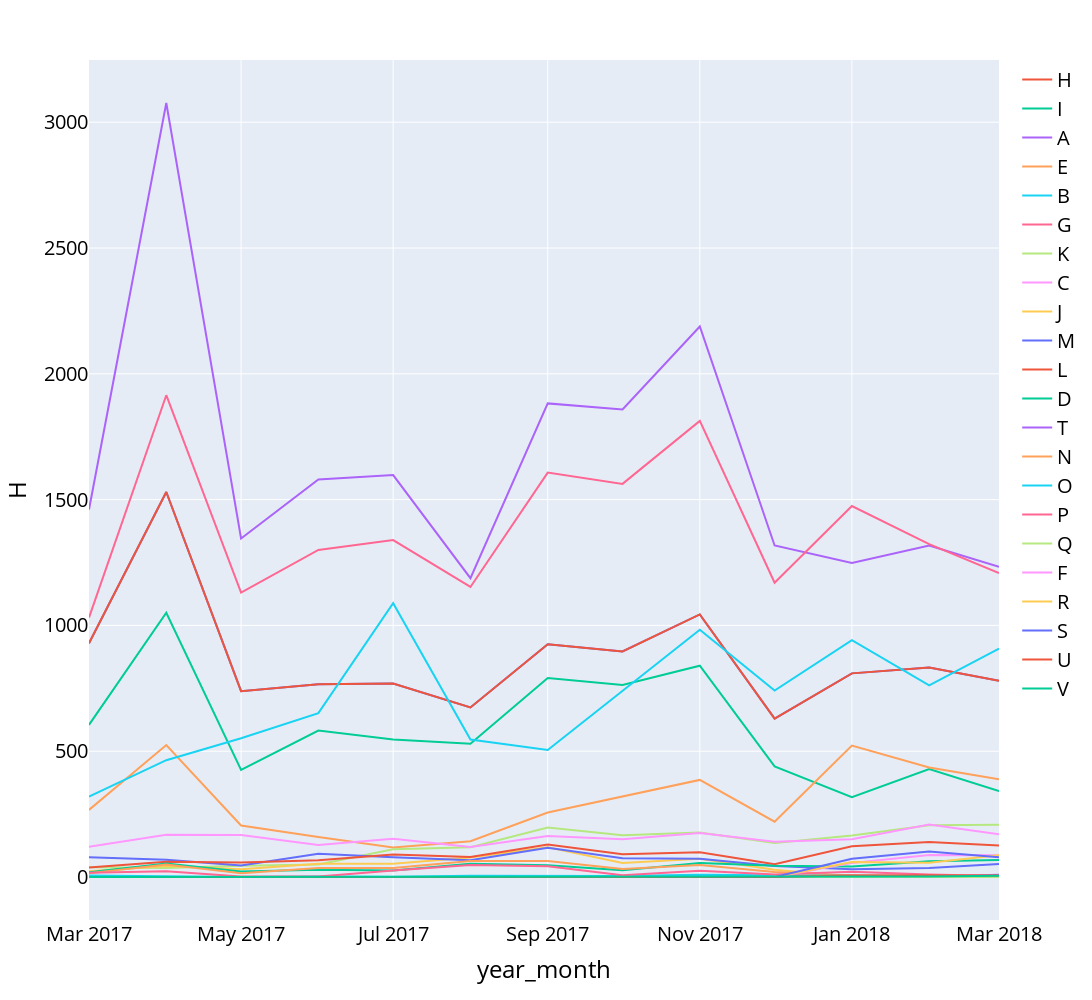

The notebook cell saved with this chart:
### Markdown cell above
Monthly

### Code cell
day_evolution_channels = df.groupby(['year_month'], as_index=False)[channels].sum()
day_evolution_channels['year_month'] = day_evolution_channels['year_month'].astype(str)

for idx,i in enumerate(channels):
    if idx == 0:
        fig = px.line(day_evolution_channels, x="year_month", y=i, labels=i)
        fig.add_scatter(x=day_evolution_channels["year_month"], y=day_evolution_channels[i], name=i, mode='lines')
    else:    
        fig.add_scatter(x=day_evolution_channels["year_month"], y=day_evolution_channels[i], name=i, mode='lines')
        
fig.update_layout(
    autosize=False,
    width=2500,
    height=1000,
    font=dict(
            size=20,
            color='#000000'
        ))  
  
fig.show()

### Figure 1 — Plotly figure (JSON) as saved in the notebook; plotly's stock layout.template omitted (floating-point values rounded to 4 significant figures)
{"data": [{"hovertemplate": "year_month=%{x}<br>H=%{y}<extra></extra>", "legendgroup": "", "line": {"color": "#636efa", "dash": "solid"}, "marker": {"symbol": "circle"}, "mode": "lines", "name": "", "orientation": "v", "showlegend": false, "type": "scatter", "x": ["2017-03", "2017-04", "2017-05", "2017-06", "2017-07", "2017-08", "2017-09", "2017-10", "2017-11", "2017-12", "2018-01", "2018-02", "2018-03"], "xaxis": "x", "y": [929.0, 1530.0, 738.5, 766.5, 769.4, 674.1, 925.4, 896.3, 1044.0, 629.5, 809.4, 832.4, 780.0], "yaxis": "y"}, {"mode": "lines", "name": "H", "type": "scatter", "x": ["2017-03", "2017-04", "2017-05", "2017-06", "2017-07", "2017-08", "2017-09", "2017-10", "2017-11", "2017-12", "2018-01", "2018-02", "2018-03"], "y": [929.0, 1530.0, 738.5, 766.5, 769.4, 674.1, 925.4, 896.3, 1044.0, 629.5, 809.4, 832.4, 780.0]}, {"mode": "lines", "name": "I", "type": "scatter", "x": ["2017-03", "2017-04", "2017-05", "2017-06", "2017-07", "2017-08", "2017-09", "2017-10", "2017-11", "2017-12", "2018-01", "2018-02", "2018-03"], "y": [604.7, 1050.0, 425.8, 581.9, 546.5, 529.3, 791.1, 763.2, 839.8, 439.4, 317.0, 429.2, 341.2]}, {"mode": "lines", "name": "A", "type": "scatter", "x": ["2017-03", "2017-04", "2017-05", "2017-06", "2017-07", "2017-08", "2017-09", "2017-10", "2017-11", "2017-12", "2018-01", "2018-02", "2018-03"], "y": [1461.0, 3076.0, 1345.0, 1580.0, 1598.0, 1188.0, 1882.0, 1858.0, 2188.0, 1318.0, 1248.0, 1318.0, 1233.0]}, {"mode": "lines", "name": "E", "type": "scatter", "x": ["2017-03", "2017-04", "2017-05", "2017-06", "2017-07", "2017-08", "2017-09", "2017-10", "2017-11", "2017-12", "2018-01", "2018-02", "2018-03"], "y": [266.8, 524.6, 204.5, 158.7, 117.4, 142.0, 256.6, 320.2, 385.9, 220.0, 522.4, 435.1, 388.2]}, {"mode": "lines", "name": "B", "type": "scatter", "x": ["2017-03", "2017-04", "2017-05", "2017-06", "2017-07", "2017-08", "2017-09", "2017-10", "2017-11", "2017-12", "2018-01", "2018-02", "2018-03"], "y": [319.5, 464.2, 551.6, 651.2, 1088.0, 546.4, 504.7, 740.7, 982.6, 740.8, 941.4, 761.7, 907.8]}, {"mode": "lines", "name": "G", "type": "scatter", "x": ["2017-03", "2017-04", "2017-05", "2017-06", "2017-07", "2017-08", "2017-09", "2017-10", "2017-11", "2017-12", "2018-01", "2018-02", "2018-03"], "y": [1031.0, 1915.0, 1130.0, 1300.0, 1339.0, 1153.0, 1607.0, 1562.0, 1813.0, 1169.0, 1474.0, 1323.0, 1208.0]}, {"mode": "lines", "name": "K", "type": "scatter", "x": ["2017-03", "2017-04", "2017-05", "2017-06", "2017-07", "2017-08", "2017-09", "2017-10", "2017-11", "2017-12", "2018-01", "2018-02", "2018-03"], "y": [39.24, 35.8, 44.63, 49.43, 110.5, 118.5, 196.4, 166.0, 176.9, 135.4, 164.9, 205.7, 207.5]}, {"mode": "lines", "name": "C", "type": "scatter", "x": ["2017-03", "2017-04", "2017-05", "2017-06", "2017-07", "2017-08", "2017-09", "2017-10", "2017-11", "2017-12", "2018-01", "2018-02", "2018-03"], "y": [120.6, 167.8, 167.2, 126.7, 152.0, 119.8, 163.0, 149.8, 175.1, 140.0, 149.7, 208.9, 169.5]}, {"mode": "lines", "name": "J", "type": "scatter", "x": ["2017-03", "2017-04", "2017-05", "2017-06", "2017-07", "2017-08", "2017-09", "2017-10", "2017-11", "2017-12", "2018-01", "2018-02", "2018-03"], "y": [22.38, 43.59, 31.05, 52.85, 52.94, 77.4, 118.1, 55.9, 72.56, 28.88, 1.07, 0, 0]}, {"mode": "lines", "name": "M", "type": "scatter", "x": ["2017-03", "2017-04", "2017-05", "2017-06", "2017-07", "2017-08", "2017-09", "2017-10", "2017-11", "2017-12", "2018-01", "2018-02", "2018-03"], "y": [78.38, 68.2, 45.69, 92.04, 78.76, 66.19, 116.3, 74.83, 72.84, 43.34, 30.71, 35.48, 52.14]}, {"mode": "lines", "name": "L", "type": "scatter", "x": ["2017-03", "2017-04", "2017-05", "2017-06", "2017-07", "2017-08", "2017-09", "2017-10", "2017-11", "2017-12", "2018-01", "2018-02", "2018-03"], "y": [37.38, 60.26, 57.4, 66.78, 89.84, 79.15, 128.8, 90.48, 98.28, 51.03, 122.0, 139.4, 125.1]}, {"mode": "lines", "name": "D", "type": "scatter", "x": ["2017-03", "2017-04", "2017-05", "2017-06", "2017-07", "2017-08", "2017-09", "2017-10", "2017-11", "2017-12", "2018-01", "2018-02", "2018-03"], "y": [19.09, 53.78, 21.79, 28.63, 26.07, 52.79, 46.47, 26.74, 55.63, 44.94, 42.21, 62.94, 67.22]}, {"mode": "lines", "name": "T", "type": "scatter", "x": ["2017-03", "2017-04", "2017-05", "2017-06", "2017-07", "2017-08", "2017-09", "2017-10", "2017-11", "2017-12", "2018-01", "2018-02", "2018-03"], "y": [0.01369, 0.573, 0.01052, 0, 0, 0, 0, 0, 0, 0, 0.2624, 1.452, 8.697]}, {"mode": "lines", "name": "N", "type": "scatter", "x": ["2017-03", "2017-04", "2017-05", "2017-06", "2017-07", "2017-08", "2017-09", "2017-10", "2017-11", "2017-12", "2018-01", "2018-02", "2018-03"], "y": [14.59, 49.26, 15.04, 35.78, 35.72, 63.16, 63.33, 31.57, 48.1, 19.47, 5.179, 0, 0]}, {"mode": "lines", "name": "O", "type": "scatter", "x": ["2017-03", "2017-04", "2017-05", "2017-06", "2017-07", "2017-08", "2017-09", "2017-10", "2017-11", "2017-12", "2018-01", "2018-02", "2018-03"], "y": [5.542, 2.899, 0.278, 1.787, 0.7653, 5.413, 6.366, 4.381, 9.38, 6.678, 4.0, 0.117, 0.02185]}, {"mode": "lines", "name": "P", "type": "scatter", "x": ["2017-03", "2017-04", "2017-05", "2017-06", "2017-07", "2017-08", "2017-09", "2017-10", "2017-11", "2017-12", "2018-01", "2018-02", "2018-03"], "y": [16.78, 22.82, 2.395, 1.792, 25.44, 48.12, 43.09, 7.122, 24.92, 10.36, 20.93, 10.16, 4.305]}, {"mode": "lines", "name": "Q", "type": "scatter", "x": ["2017-03", "2017-04", "2017-05", "2017-06", "2017-07", "2017-08", "2017-09", "2017-10", "2017-11", "2017-12", "2018-01", "2018-02", "2018-03"], "y": [0, 0, 1.356, 0.7888, 0.7689, 2.049, 2.526, 0, 1.191, 0.1093, 0, 0, 0]}, {"mode": "lines", "name": "F", "type": "scatter", "x": ["2017-03", "2017-04", "2017-05", "2017-06", "2017-07", "2017-08", "2017-09", "2017-10", "2017-11", "2017-12", "2018-01", "2018-02", "2018-03"], "y": [0, 0, 0, 0, 0, 0, 0, 0, 0, 0, 55.67, 87.27, 86.59]}, {"mode": "lines", "name": "R", "type": "scatter", "x": ["2017-03", "2017-04", "2017-05", "2017-06", "2017-07", "2017-08", "2017-09", "2017-10", "2017-11", "2017-12", "2018-01", "2018-02", "2018-03"], "y": [0, 0, 0, 0, 0, 0, 0, 0, 0, 0, 59.64, 56.74, 86.86]}, {"mode": "lines", "name": "S", "type": "scatter", "x": ["2017-03", "2017-04", "2017-05", "2017-06", "2017-07", "2017-08", "2017-09", "2017-10", "2017-11", "2017-12", "2018-01", "2018-02", "2018-03"], "y": [0, 0, 0, 0, 0, 0, 0, 0, 0, 0, 72.12, 101.6, 78.08]}, {"mode": "lines", "name": "U", "type": "scatter", "x": ["2017-03", "2017-04", "2017-05", "2017-06", "2017-07", "2017-08", "2017-09", "2017-10", "2017-11", "2017-12", "2018-01", "2018-02", "2018-03"], "y": [0, 0, 0, 0, 0, 0, 0, 0, 0, 0, 7.141, 7.474, 5.932]}, {"mode": "lines", "name": "V", "type": "scatter", "x": ["2017-03", "2017-04", "2017-05", "2017-06", "2017-07", "2017-08", "2017-09", "2017-10", "2017-11", "2017-12", "2018-01", "2018-02", "2018-03"], "y": [0, 0, 0, 0, 0, 0, 0, 0, 0, 0, 0.5645, 2.189, 5.152]}], "layout": {"autosize": false, "font": {"color": "#000000", "size": 20}, "height": 1000, "legend": {"tracegroupgap": 0}, "margin": {"t": 60}, "width": 2500, "xaxis": {"anchor": "y", "domain": [0, 1], "title": {"text": "year_month"}}, "yaxis": {"anchor": "x", "domain": [0, 1], "title": {"text": "H"}}}}
